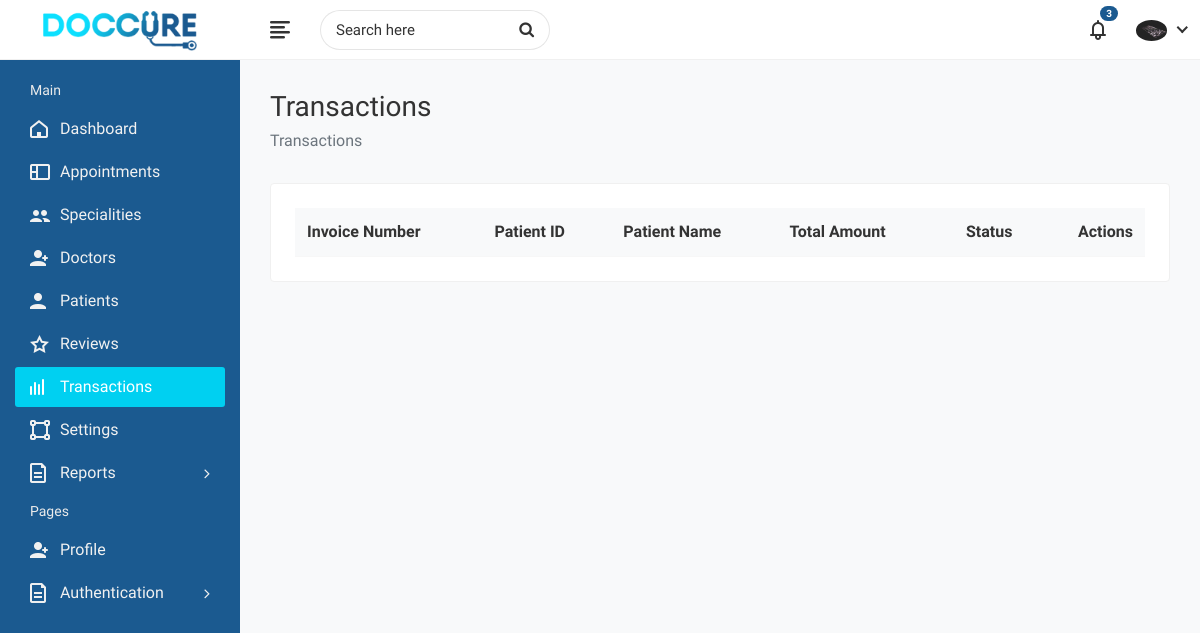
Page /administrators/transactions-list/ (signed in) on the earlier database version.
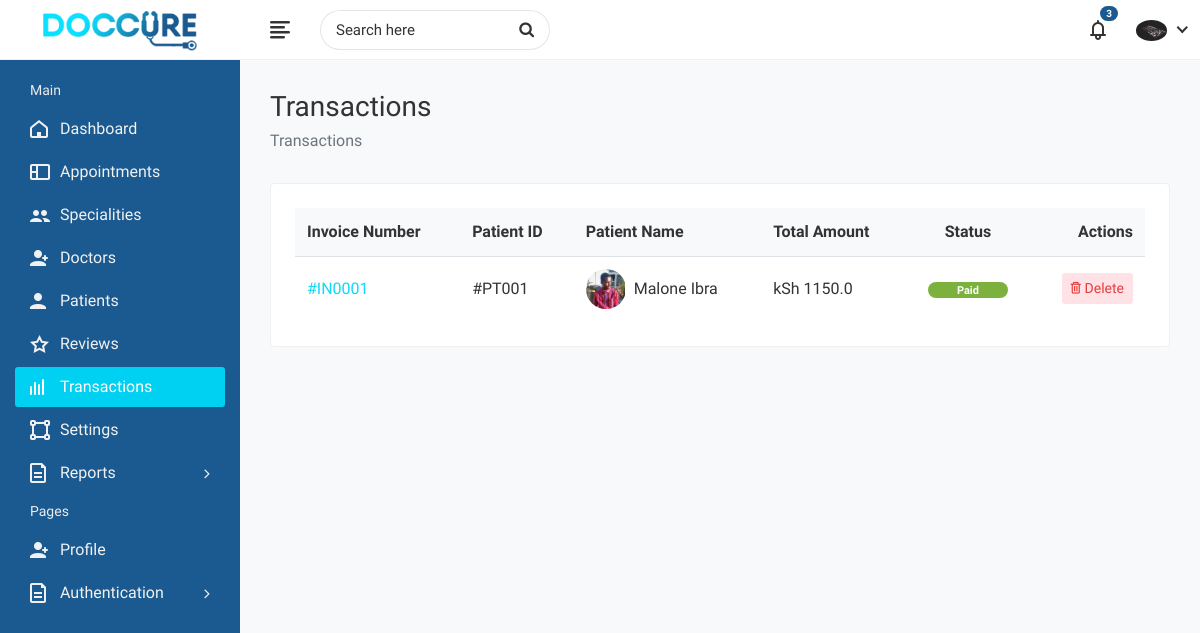
Same page on the later database version.
### appointments/models.py (models this page shows, shortened)
class Invoice(models.Model):
	patient = models.ForeignKey(Patient, on_delete=models.CASCADE)
	doctor = models.ForeignKey(Doctor, on_delete=models.CASCADE)
	total_amount = models.FloatField('Total Amount', default=0.00)
	date_paid = models.DateTimeField('Paid On', auto_now_add=True)

class Patient(models.Model):
	user = models.OneToOneField(User, on_delete=models.CASCADE)
	image = models.ImageField('Profile Image', upload_to='Image/Patient/Profile/',
		max_length=500, default='dummy.png')
	first_name = models.CharField('First Name', max_length=50)
	second_name = models.CharField('Second Name', max_length=50)
	d_o_b = models.DateField('Date Of Birth')
	gender = models.CharField('Gender', max_length=10)
	email = models.CharField('Email', max_length=50)
	phone_no = models.CharField('Phone Number', max_length=20)
	blood_group = models.CharField('Blood Group', max_length=5)
	country = models.CharField('Country', max_length=50)
	county = models.CharField('County', max_length=50)
	town = models.CharField('Town', max_length=50)
	street_lane = models.CharField('Street/Lane', max_length=50)
	def __str__(self):
		return self.first_name +' '+self.second_name

### administrators/views.py (the view)
# urls.py: path('transactions-list/', views.transactions_list, name='transactions-list'),
@login_required(login_url='/login/')
@user_passes_test(check_admin, login_url='/login/')
@user_passes_test(check_settings, login_url='/administrators/profile/')
def transactions_list(request):
	profile = Admin.objects.get(user=request.user.id)
	invoices = Invoice.objects.all()
	return render(request, 'administrators/transactions-list.html', {'profile': profile, 'invoices': invoices})

### administrators/models.py (called while the page is built)
	def __str__(self):
		return self.first_name+" "+self.second_name

### administrators/views.py (called while the page is built)
def check_admin(user):
	return user.is_superuser

def check_settings(user):
	profile = Admin.objects.filter(user=user.id)
	return profile.count()>=1

### administrators/templates/administrators/transactions-list.html (shortened to what this page needs)
{% extends "administrators/base.html" %}
{% load static %}
{% block css %}
	<link rel="stylesheet" href="{% static 'administrators/plugins/datatables/datatables.min.css' %}">
{% endblock %}
{% block sidenav %}
	<li>
		<a href="{% url 'admin-dashboard' %}"><i class="fe fe-home"></i> <span>Dashboard</span></a>
	</li>
	<li>
		<a href="{% url 'appointment-list' %}"><i class="fe fe-layout"></i> <span>Appointments</span></a>
	</li>
	<li>
		<a href="{% url 'specialities' %}"><i class="fe fe-users"></i> <span>Specialities</span></a>
	</li>
	<li>
		<a href="{% url 'doctor-list' %}"><i class="fe fe-user-plus"></i> <span>Doctors</span></a>
	</li>
	<li>
		<a href="{% url 'patient-list' %}"><i class="fe fe-user"></i> <span>Patients</span></a>
	</li>
	<li>
		<a href="{% url 'admin-reviews' %}"><i class="fe fe-star-o"></i> <span>Reviews</span></a>
	</li>
	<li class="active">
		<a href="{% url 'transactions-list' %}"><i class="fe fe-activity"></i> <span>Transactions</span></a>
	</li>
	<li>
		<a href="{% url 'settings' %}"><i class="fe fe-vector"></i> <span>Settings</span></a>
	</li>
	<li class="submenu">
		<a href="#"><i class="fe fe-document"></i> <span> Reports</span> <span class="menu-arrow"></span></a>
	</li>
	<li class="menu-title">
		<span>Pages</span>
	</li>
	<li>
		<a href="{% url 'profile' %}"><i class="fe fe-user-plus"></i> <span>Profile</span></a>
	</li>
	<li class="submenu">
		<a href="#"><i class="fe fe-document"></i> <span> Authentication </span> <span class="menu-arrow"></span></a>
	</li>
{% endblock %}
{% block breadcrumb %}Transactions{% endblock %}
{% block breadcrumb1 %}Transactions{% endblock %}
{% block content %}
	<div class="row">
		<div class="col-sm-12">
			<div class="card">
				<div class="card-body">
					<div class="table-responsive">
						<table class="datatable table table-hover table-center mb-0">
							<thead>
								<tr>
									<th>Invoice Number</th>
									<th>Patient ID</th>
									<th>Patient Name</th>
									<th>Total Amount</th>
									<th class="text-center">Status</th>
									<th class="text-right">Actions</th>
								</tr>
							</thead>
							<tbody>
							{% for invoice in invoices %}
								<tr>
									<td><a href="invoice.html">#IN000{{invoice.id}}</td>
									<td>#PT00{{invoice.patient.id}}</td>
									<td>
										<h2 class="table-avatar">
											<a href="profile.html" class="avatar avatar-sm mr-2"><img class="avatar-img rounded-circle" src="{{invoice.patient.image.url}}" alt="User Image"></a>
											<a href="profile.html">{{invoice.patient}}</a>
										</h2>
									</td>
									<td>kSh {{invoice.total_amount}}</td>
									<td class="text-center">
										<span class="badge badge-pill bg-success inv-badge">Paid</span>
									</td>
									<td class="text-right">
										<div class="actions">
											<a class="btn btn-sm bg-danger-light" data-toggle="modal" href="#delete_modal{{invoice.id}}">
												<i class="fe fe-trash"></i> Delete
											</a>
										</div>
									</td>
								</tr>
							{% endfor %}
							</tbody>
						</table>
					</div>
				</div>
			</div>
		</div>
	</div>
{% endblock %}

Differences in the rows shown:
added Invoice: id "1", patient.id "1", patient.image (picture), patient "Malone Ibra", total_amount "1150.0"
